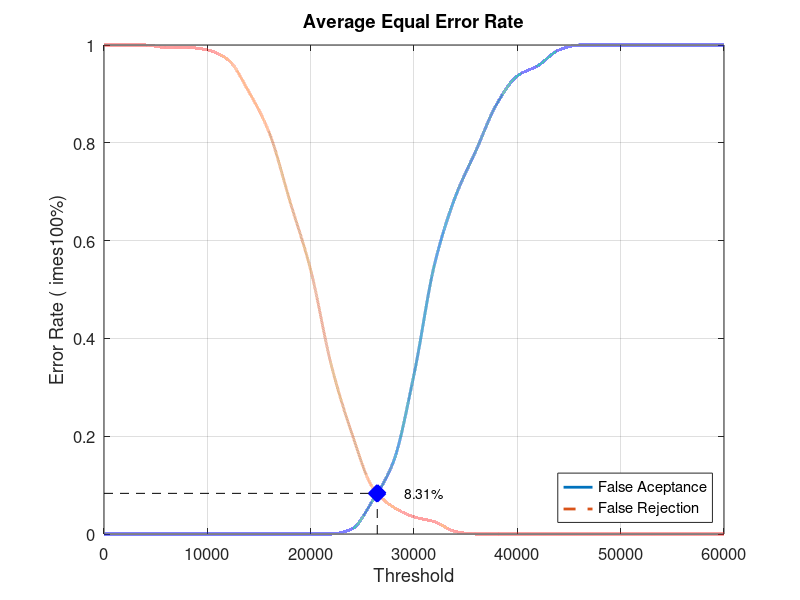
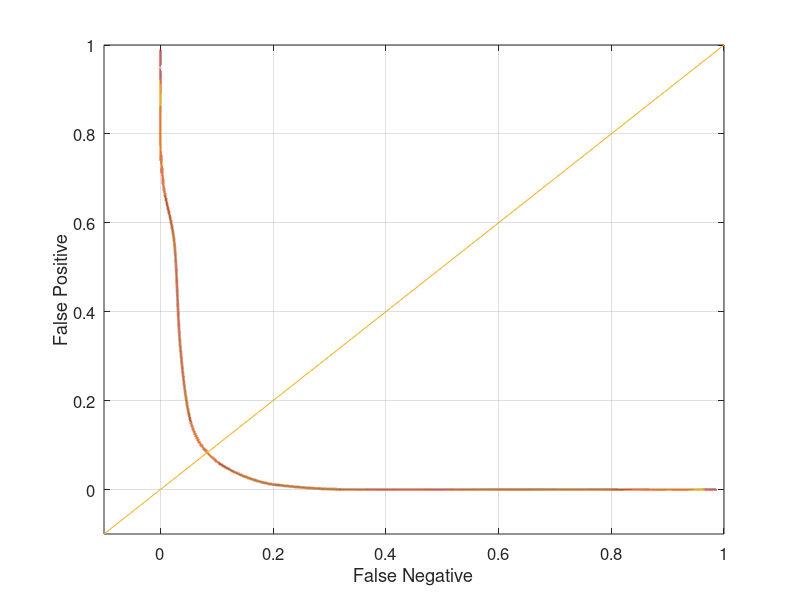

Source code (MATLAB) for these figures, in order:
close all;
clear;
clc;
x = 0:2000:60000;
xq = 0:0.5:60000;

y0 = [0 0 0 0 0 0 0 0 0 0 0 0 0.0105263 0.0684211 0.147368 0.326316 0.552632 0.689474 0.784211 0.878947 0.936842 0.957895 0.989474 1 1 1 1 1 1 1 1]
yy0 = interp1(x, y0, xq, 'pchip');
y1 = [1 1 1 0.995 0.995 0.99 0.97 0.905 0.82 0.68 0.54 0.345 0.205 0.095 0.055 0.035 0.025 0.005 0 0 0 0 0 0 0 0 0 0 0 0 0]
yy1 = interp1(x, y1, xq, 'pchip');

% Calculating EER: 
y2 = abs(y0 - y1);
find(y2 == min(y2))
yy2 = abs(yy0 - yy1);
xEER = find(yy2 == min(yy2));
xEERIndex = xq(xEER) % X-axis EER
yEER = yy0(xEER) % Y-axis EER

main = figure
plot(xq, yy0,'-','LineWidth', 2);	hold on
plot(xq, yy1,'--','LineWidth', 2);	hold on
plot([xEERIndex xEERIndex], [0 yEER], 'k--');	hold on
plot([0 xEERIndex], [yEER yEER], 'k--');	hold on
plot(xEERIndex, yEER, 'bx', 'LineWidth', 10);	hold on
text(xEERIndex + 10 * xEERIndex / 100, yEER, [num2str(round((10000 * yEER)) / 100) '%'])
legend('False Aceptance', 'False Rejection', 'Location', 'SouthEast')
xlabel('Threshold')
ylabel('Error Rate (	imes100%)')
title('Average Equal Error Rate')
set(gca, 'FontSize', 12)
axis([0 60000 0 1])
grid on

print(main, 'Database2_3Main', '-dpng');
FNRxFPR = figure('Color', [1 1 1]);
plot(yy1, yy0, '-', yy1, yy0, 'LineWidth', 2);
hold on
y = -0.1:0.1:1
plot(y, y); 
set(gca, 'FontSize', 12)
xlabel('False Negative')
ylabel('False Positive')
axis([-0.1 1 -0.1 1])
set(gca, 'FontSize', 12)
grid on

print(FNRxFPR, 'Database2_3FNRxFPR','-dpng');
